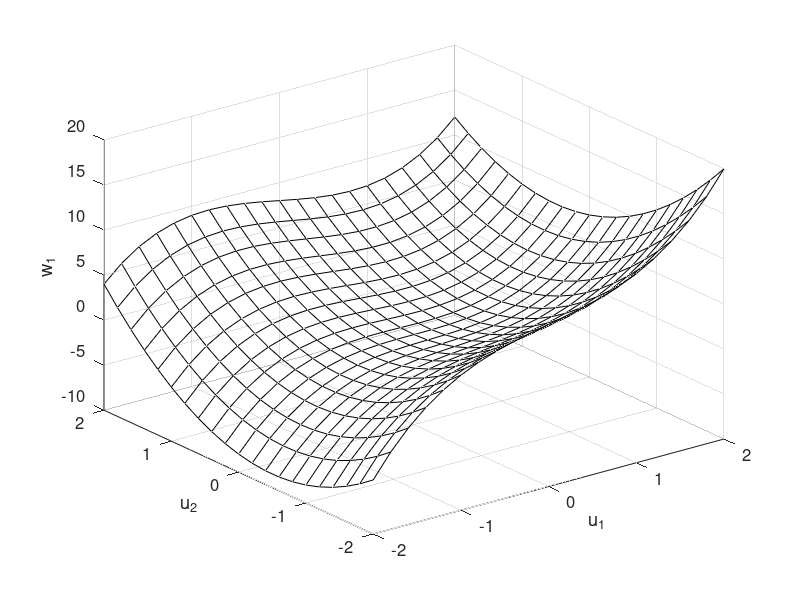

Write MATLAB code to recreate this figure. (Note: this script raises an error after producing the figure.)
clearvars -except FIGURE_NAME

uss1 = [-2:0.2:2];
uss2 = [-2:0.2:2];
%vss1 = uss1.^3 - uss1.*uss2 + 2*uss2.^2;
%vss2 = 0.582*(exp(uss1 + uss2) - 1);

[USS1,USS2] = meshgrid(uss1,uss2);
VSS1 = USS1.^3 - USS1.*USS2 + 2*USS2.^2;
VSS2 = 0.582*(exp(USS1 + USS2) - 1);

fontsize = 12;

%% fig 1
h = figure('Position', [200 200 400 300]);
s = surf(USS1,USS2,VSS1);

set(s,'facecolor','none')
%colormap(gray)

zlabel('w_1', 'fontsize', fontsize);
ylabel('u_2', 'fontsize', fontsize);
xlabel('u_1', 'fontsize', fontsize);

axis auto
set(gca, 'fontsize', fontsize);
set(gcf, 'Color', 'w');

export_fig(h, [FIGURE_NAME,'_1','.pdf'], '-q101', '-p0.01');

%% fig 2
h = figure('Position', [200 200 400 300]);
s = surf(USS1,USS2,VSS2);

set(s,'facecolor','none')
%colormap(gray)

zlabel('w_2', 'fontsize', fontsize);
ylabel('u_2', 'fontsize', fontsize);
xlabel('u_1', 'fontsize', fontsize);

axis auto
set(gca, 'fontsize', fontsize);
set(gcf, 'Color', 'w');

export_fig(h, [FIGURE_NAME,'_2','.pdf'], '-q101', '-p0.01');